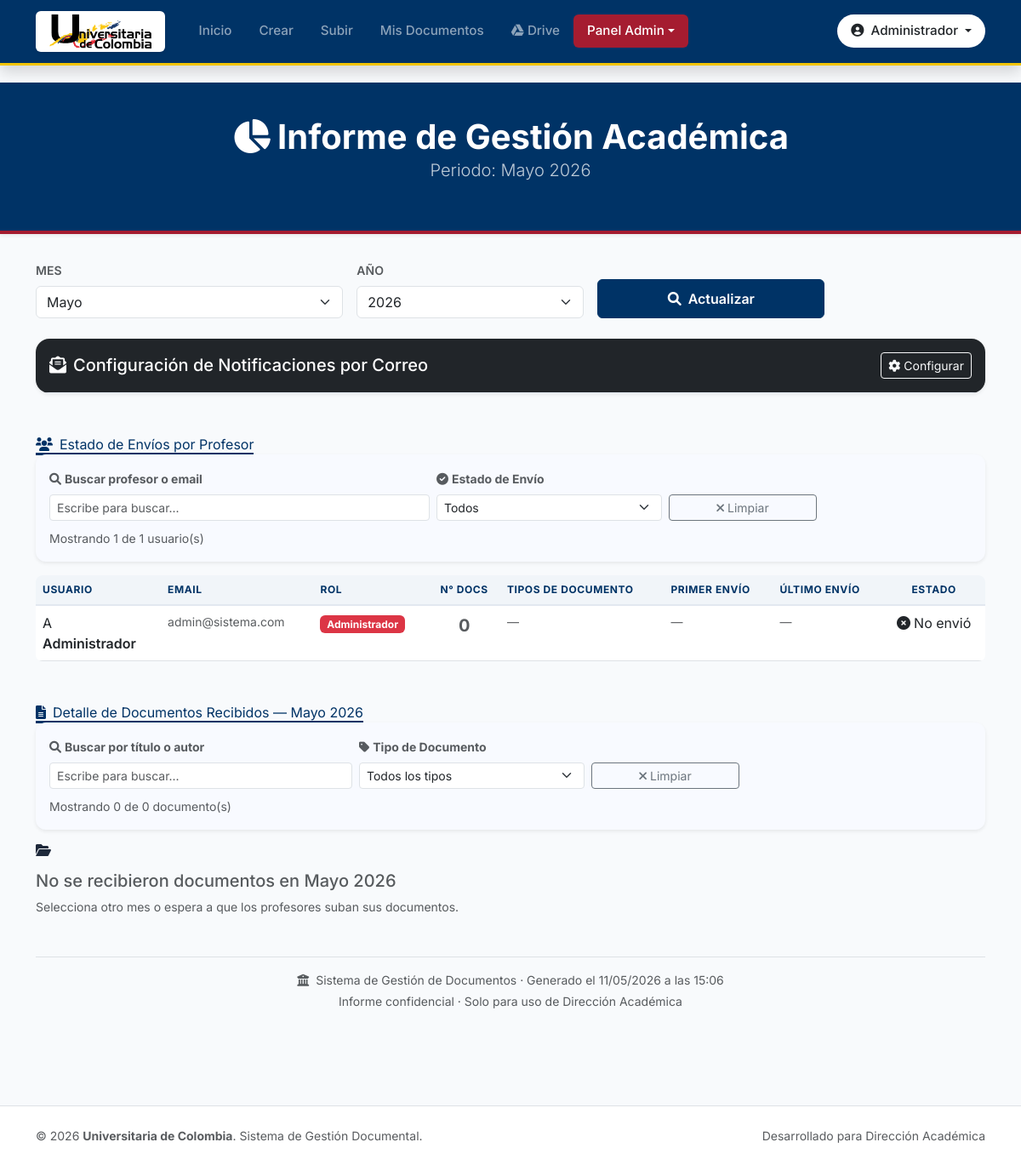
/informe_mensual.php (signed in), run on the app's committed database.
### tables this page shows
CREATE TABLE `usuarios` (
  `id` int(11) NOT NULL AUTO_INCREMENT,
  `nombre` varchar(255) NOT NULL,
  `email` varchar(255) NOT NULL,
  `password` varchar(255) NOT NULL,
  `rol` varchar(50) NOT NULL DEFAULT 'profesor',
  `fecha_creacion` timestamp NOT NULL DEFAULT current_timestamp(),
  `activo` tinyint(1) DEFAULT 1,
  PRIMARY KEY (`id`),
  UNIQUE KEY `email` (`email`)
);

### informe_mensual.php (the view, shortened to what this page needs)
<?php
require_once 'config/database.php';
$mesActual  = date('m');
$anioActual = date('Y');
$mes  = isset($_GET['mes'])  ? intval($_GET['mes'])  : intval($mesActual);
$anio = isset($_GET['anio']) ? intval($_GET['anio']) : intval($anioActual);
$fechaInicio = sprintf('%04d-%02d-01 00:00:00', $anio, $mes);
$fechaFin    = date('Y-m-t 23:59:59', mktime(0, 0, 0, $mes, 1, $anio));
$nombresMeses = [
    1=>'Enero',2=>'Febrero',3=>'Marzo',4=>'Abril',5=>'Mayo',6=>'Junio',
    7=>'Julio',8=>'Agosto',9=>'Septiembre',10=>'Octubre',11=>'Noviembre',12=>'Diciembre'
];
$labelMes = $nombresMeses[$mes] . ' ' . $anio;
$stmtUsuarios = $conn->prepare("
    SELECT
        u.id,
        u.nombre,
        u.email,
        u.rol,
        u.activo,
        COUNT(d.id)                                                         AS total_docs,
        GROUP_CONCAT(DISTINCT d.tipo ORDER BY d.tipo SEPARATOR ', ')        AS tipos_docs,
        MIN(d.fecha_creacion)                                               AS primer_envio,
        MAX(d.fecha_creacion)                                               AS ultimo_envio
    FROM usuarios u
    LEFT JOIN documentos d
           ON d.usuario_id = u.id
          AND d.fecha_creacion BETWEEN ? AND ?
    WHERE u.activo = 1
    ORDER BY u.rol DESC, total_docs DESC, u.nombre ASC
");
$stmtUsuarios->execute([$fechaInicio, $fechaFin]);
$usuariosReporte = $stmtUsuarios->fetchAll(PDO::FETCH_ASSOC);
$stmtDocsMes = $conn->prepare("
    SELECT
        d.id,
        d.titulo,
        d.tipo,
        d.fecha_creacion,
        d.tamanio_archivo,
        d.nombre_archivo,
        u.nombre  AS usuario_nombre,
        u.email   AS usuario_email,
        u.rol     AS usuario_rol
    FROM documentos d
    LEFT JOIN usuarios u ON d.usuario_id = u.id
    WHERE d.fecha_creacion BETWEEN ? AND ?
    ORDER BY d.fecha_creacion DESC
");
$stmtDocsMes->execute([$fechaInicio, $fechaFin]);
$documentosMes = $stmtDocsMes->fetchAll(PDO::FETCH_ASSOC);
?>
<?php
include 'includes/header.php';
?>
<div class="report-header shadow-sm text-center">
    <div class="container">
        <h1 class="fw-bold mb-0"><i class="fas fa-chart-pie me-2"></i>Informe de Gestión Académica</h1>
        <p class="lead opacity-75">Periodo: <?php echo $labelMes; ?></p>
    </div>
</div>
<div class="container pb-5">
    <div class="filter-card no-print mb-4">
        <form method="GET" action="" class="row g-3 align-items-end">
            <div class="col-md-4">
                <label class="form-label fw-semibold small text-muted text-uppercase">Mes</label>
                <select name="mes" id="mes" class="form-select">
                    <?php foreach ($nombresMeses as $num => $nombre): ?>
                        <option value="<?php echo $num; ?>" <?php echo $num == $mes ? 'selected' : ''; ?>>
                            <?php echo $nombre; ?>
                        </option>
                    <?php endforeach; ?>
                </select>
            </div>
            <div class="col-md-3">
                <label class="form-label fw-semibold small text-muted text-uppercase">Año</label>
                <select name="anio" id="anio" class="form-select">
                    <?php for ($y = intval(date('Y')); $y >= intval(date('Y')) - 4; $y--): ?>
                        <option value="<?php echo $y; ?>" <?php echo $y == $anio ? 'selected' : ''; ?>>
                            <?php echo $y; ?>
                        </option>
                    <?php endfor; ?>
                </select>
            </div>
            <div class="col-md-3">
                <button type="submit" class="btn btn-primary w-100">
                    <i class="fas fa-search me-2"></i>Actualizar
                </button>
            </div>
        </form>
    </div>
    <div class="card no-print mb-5 shadow-sm border-0" style="border-radius: 16px; overflow: hidden;">
        <div class="card-header bg-dark text-white p-3 d-flex align-items-center justify-content-between">
            <h5 class="mb-0"><i class="fas fa-envelope-open-text me-2"></i>Configuración de Notificaciones por Correo</h5>
            <button class="btn btn-sm btn-outline-light" type="button" data-bs-toggle="collapse" data-bs-target="#collapseConfig">
                <i class="fas fa-cog"></i> Configurar
            </button>
        </div>
    </div>
    <div class="mb-5">
        <span class="section-title">
            <i class="fas fa-users me-2"></i>Estado de Envíos por Profesor
        </span>
        <div class="card border-0 shadow-sm mb-3 p-3 no-print" style="background:#f8faff;border-radius:12px;">
            <div class="row g-2 align-items-end">
                <div class="col-md-5">
                    <label class="form-label small fw-bold text-muted"><i class="fas fa-search me-1"></i>Buscar profesor o email</label>
                    <input type="text" id="filtroProfesor" class="form-control form-control-sm" placeholder="Escribe para buscar..." oninput="filtrarProfesores()">
                </div>
                <div class="col-md-3">
                    <label class="form-label small fw-bold text-muted"><i class="fas fa-check-circle me-1"></i>Estado de Envío</label>
                    <select id="filtroEnvioEstado" class="form-select form-select-sm" onchange="filtrarProfesores()">
                        <option value="">Todos</option>
                    </select>
                </div>
                <div class="col-md-2">
                    <button class="btn btn-sm btn-outline-secondary w-100" onclick="limpiarFiltroProf()"><i class="fas fa-times"></i> Limpiar</button>
                </div>
                <div class="col-12"><small id="contadorProf" class="text-muted"></small></div>
            </div>
        </div>
        <?php if (empty($usuariosReporte)): ?>
            <div class="empty-state">
                <i class="fas fa-users d-block"></i>
                <h5 class="text-muted">No hay usuarios registrados</h5>
            </div>
        <?php else: ?>
        <div class="table-responsive user-table">
            <table class="table mb-0">
                <thead>
                    <tr>
                        <th>Usuario</th>
                        <th>Email</th>
                        <th>Rol</th>
                        <th class="text-center">N° Docs</th>
                        <th>Tipos de Documento</th>
                        <th>Primer Envío</th>
                        <th>Último Envío</th>
                        <th class="text-center">Estado</th>
                    </tr>
                </thead>
                    <tbody id="tbodyProfesores">
                    <?php foreach ($usuariosReporte as $u):
                        $envio      = intval($u['total_docs']) > 0;
                        $esAdmin    = $u['rol'] === 'administrador';
                        $iniciales  = strtoupper(mb_substr($u['nombre'], 0, 1));
                    ?>
                    <tr data-nombre="<?php echo strtolower(htmlspecialchars($u['nombre'])); ?>"
                        data-email="<?php echo strtolower(htmlspecialchars($u['email'])); ?>"
                        data-envio="<?php echo $envio ? 'envio' : 'no-envio'; ?>">
                        <td>
                            <div class="user-name-cell">
                                <div class="avatar <?php echo $esAdmin ? 'admin' : 'prof'; ?>">
                                    <?php echo $iniciales; ?>
                                </div>
                                <span class="fw-semibold"><?php echo htmlspecialchars($u['nombre']); ?></span>
                            </div>
                        </td>
                        <td class="text-muted small"><?php echo htmlspecialchars($u['email']); ?></td>
                        <td>
                            <?php if ($esAdmin): ?>
                                <span class="badge bg-danger">Administrador</span>
                            <?php else: ?>
                                <span class="badge bg-primary">Profesor</span>
                            <?php endif; ?>
                        </td>
                        <td class="text-center">
                            <span class="fw-bold fs-5 <?php echo $envio ? 'text-success' : 'text-muted'; ?>">
                                <?php echo $u['total_docs']; ?>
                            </span>
                        </td>
                        <td class="small">
                            <?php
                            if (!empty($u['tipos_docs'])) {
                                $tipos = explode(', ', $u['tipos_docs']);
                                foreach ($tipos as $t) {
                                    echo badgeTipo(trim($t)) . ' ';
                                }
                            } else {
                                echo '<span class="text-muted">—</span>';
                            }
                            ?>
                        </td>
                        <td class="small">
                            <?php echo $u['primer_envio'] ? '<i class="fas fa-calendar-check text-muted me-1"></i>' . date('d/m/Y H:i', strtotime($u['primer_envio'])) : '<span class="text-muted">—</span>'; ?>
                        </td>
                        <td class="small">
                            <?php echo $u['ultimo_envio'] ? '<i class="fas fa-clock text-muted me-1"></i>' . date('d/m/Y H:i', strtotime($u['ultimo_envio'])) : '<span class="text-muted">—</span>'; ?>
                        </td>
                        <td class="text-center">
                            <?php if ($envio): ?>
                                <span class="badge-sent"><i class="fas fa-check-circle me-1"></i>Envió</span>
                            <?php else: ?>
                                <span class="badge-not-sent"><i class="fas fa-times-circle me-1"></i>No envió</span>
                            <?php endif; ?>
                        </td>
                    </tr>
                    <?php endforeach; ?>
                </tbody>
            </table>
        </div>
        <?php endif; ?>
    </div>
    <div class="mb-5">
        <span class="section-title">
            <i class="fas fa-file-alt me-2"></i>Detalle de Documentos Recibidos — <?php echo $labelMes; ?>
        </span>
        <div class="card border-0 shadow-sm mb-3 p-3 no-print" style="background:#f8faff;border-radius:12px;">
            <div class="row g-2 align-items-end">
                <div class="col-md-4">
                    <label class="form-label small fw-bold text-muted"><i class="fas fa-search me-1"></i>Buscar por título o autor</label>
                    <input type="text" id="filtroDocTitulo" class="form-control form-control-sm" placeholder="Escribe para buscar..." oninput="filtrarDocs()">
                </div>
                <div class="col-md-3">
                    <label class="form-label small fw-bold text-muted"><i class="fas fa-tag me-1"></i>Tipo de Documento</label>
                    <select id="filtroDocTipo" class="form-select form-select-sm" onchange="filtrarDocs()">
                        <option value="">Todos los tipos</option>
                    </select>
                </div>
                <div class="col-md-2">
                    <button class="btn btn-sm btn-outline-secondary w-100" onclick="limpiarFiltroDoc()"><i class="fas fa-times"></i> Limpiar</button>
                </div>
                <div class="col-12"><small id="contadorDoc" class="text-muted"></small></div>
            </div>
        </div>
        <?php if (empty($documentosMes)): ?>
            <div class="empty-state">
                <i class="fas fa-folder-open d-block"></i>
                <h5 class="mt-3 text-muted">No se recibieron documentos en <?php echo $labelMes; ?></h5>
                <p class="text-muted small">Selecciona otro mes o espera a que los profesores suban sus documentos.</p>
            </div>
        <?php endif; ?>
    </div>
    <div class="text-center text-muted small py-3 border-top">
        <p class="mb-1">
            <i class="fas fa-university me-1"></i>
            Sistema de Gestión de Documentos · Generado el <?php echo date('d/m/Y \a \l\a\s H:i'); ?>
        </p>
        <p class="mb-0">Informe confidencial · Solo para uso de Dirección Académica</p>
    </div>
</div>
<?php include 'includes/footer.php'; ?>

### assets/css/universitaria.css (style rules this page uses)
:root { --primary-blue: #003366; --accent-red: #A51C30; --accent-yellow: #F1C400; --bg-light: #f8fafc; --text-dark: #1e293b; --card-shadow: 0 4px 6px -1px rgb(0 0 0 / 0.1), 0 2px 4px -2px rgb(0 0 0 / 0.1); --transition-smooth: all 0.3s cubic-bezier(0.4, 0, 0.2, 1); }
body { background-color: var(--bg-light); color: var(--text-dark); font-family: 'Inter', -apple-system, BlinkMacSystemFont, "Segoe UI", Roboto, sans-serif; overflow-x: hidden; }
.card { border: none; border-radius: 12px; box-shadow: var(--card-shadow); transition: var(--transition-smooth); }
.card-header { background-color: white; border-bottom: 1px solid #e2e8f0; padding: 1.25rem; font-weight: 700; color: var(--primary-blue); }
.btn-primary { background-color: var(--primary-blue); border-color: var(--primary-blue); font-weight: 600; padding: 0.6rem 1.5rem; }
.table { background: white; border-radius: 8px; overflow: hidden; }
.table thead th { background-color: #f1f5f9; color: var(--primary-blue); font-weight: 700; text-transform: uppercase; font-size: 0.75rem; letter-spacing: 0.05em; border-bottom: 2px solid #e2e8f0; }

### informe_mensual.php (style rules this page uses)
:root { --primary: var(--primary-blue); --success: #059669; --danger: #dc2626; --warning: var(--accent-yellow); }
.report-header { background: var(--primary-blue); color: white; padding: 40px 0; border-bottom: 4px solid var(--accent-red); margin-bottom: 30px; }
.section-title { border-bottom: 3px solid var(--primary-blue); color: var(--primary-blue); }

### data on the page
usuarios: nombre "A", nombre "Administrador", email "admin@sistema.com", rol "Administrador", total_docs "0"

### other printed values
explode(' ', $_SESSION['usuario_nombre'])[0] "Administrador"
$labelMes "Mayo 2026"
form field mes "Mayo"
form field anio "2026"
